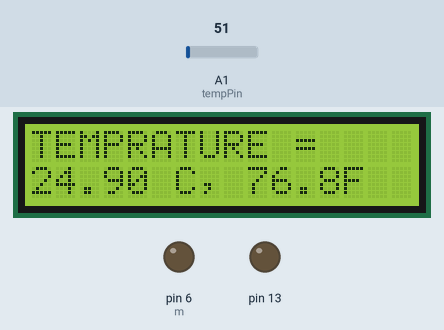
Simulated run of this sketch. Board: Arduino Uno, built with avr-gcc and run on an emulated ATmega328P. Parts: 16×2 character LCD, output pins drawn as LEDs (lit = HIGH). The test bench sets the inputs (shaded band); at power-on: A1 (tempPin) = 51. What the sketch prints to the serial monitor is not drawn.

Above: at 1.2 s.
1.3 s: A1 (tempPin) set to 65
At 2.8 s:
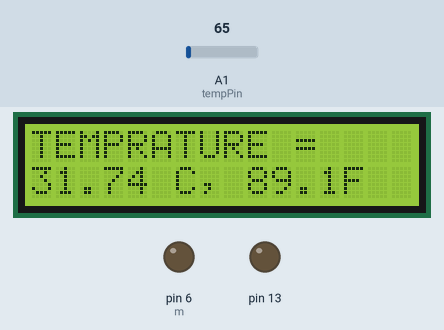
3.5 s: A1 (tempPin) set to 76
At 4.6 s:
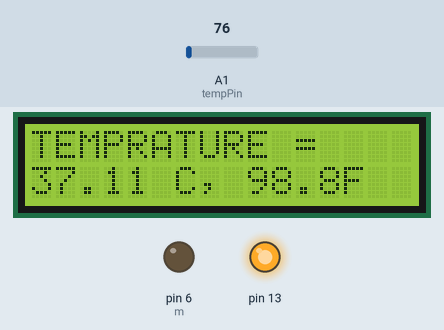
5.5 s: A1 (tempPin) set to 71
At 6.4 s:
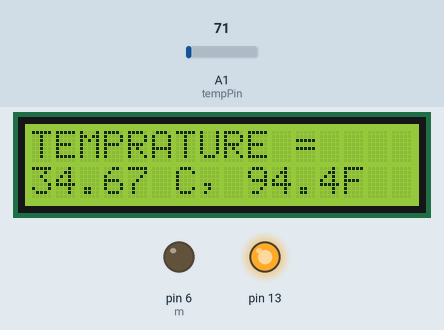
Timing chart, 0 to 8.5 s (numbered marks = the images above; inputs shaded):
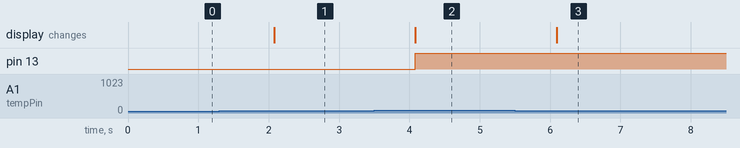

Measured:
- the behaviour switches between 69 and 70 on A1 (tempPin) (found by bisection; images 1 and 2)
- after the input at 1.3 s, the display: changes after 0.78 s (image 1)
- after the input at 3.5 s, pin 13: LOW → HIGH after 0.58 s; the display: changes after 0.58 s (image 2)
- after the input at 5.5 s, the display: changes after 0.59 s (image 3)

The sketch:

rifat_pro15.ino
```cpp
float temp;
int tempPin = 1;
#include <LiquidCrystal.h>
LiquidCrystal lcd(12, 11, 5, 4, 3, 2);
int m=6;

int mspeed=0;
void setup()
{
  Serial.begin(9600);
  pinMode(m, OUTPUT);
   pinMode(13, OUTPUT);
    lcd.begin(16, 2);
  lcd.print("TEMPRATURE = ");
}

void loop()
{

  temp = analogRead(tempPin);
  temp = temp * 0.48828125;
  float farh = (temp*9)/5 + 32;

  Serial.print("TEMPRATURE = ");
  Serial.print(temp);
  Serial.print("*C ");

  lcd.setCursor(0, 1);
  lcd.print(temp);
  lcd.setCursor(6, 1);
  lcd.print("C, ");
  lcd.setCursor(9, 1);
  lcd.print(farh);
  lcd.setCursor(13, 1);
  lcd.print("F ");
  if(temp<34){
  mspeed=0;
  digitalWrite(13,LOW); }
  else
  {mspeed=250;
  digitalWrite(13, HIGH);
  }
  Serial.print(mspeed);

   Serial.println();
  delay(1000);
}
```
